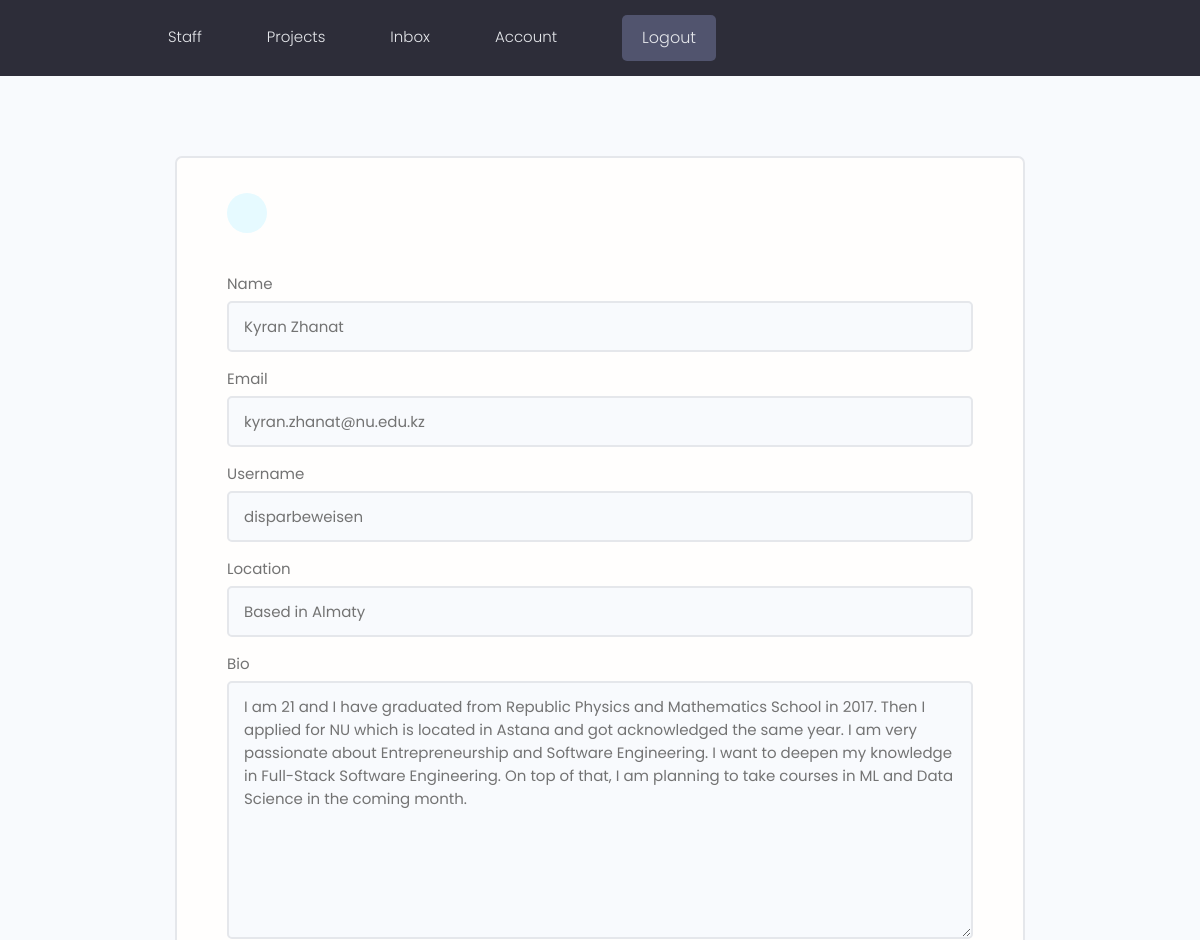
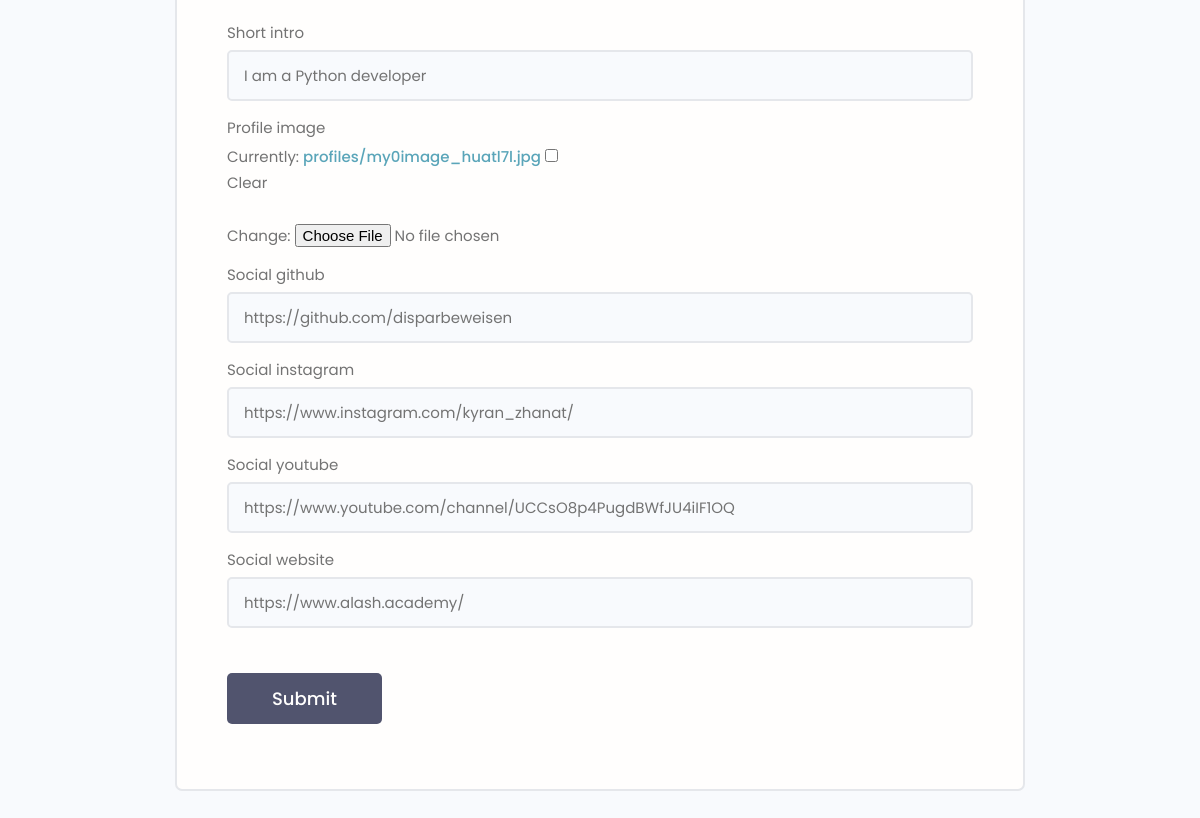
The app's page /edit-account/ (signed in) with its own data (2 pictures, top to bottom).
### users/models.py (models this page shows, shortened)
class Profile(models.Model):
    user = models.OneToOneField(
        User, on_delete=models.CASCADE, null=True, blank=True)
    name = models.CharField(max_length=200, blank=True, null=True)
    email = models.EmailField(max_length=500, blank=True, null=True)
    username = models.CharField(max_length=200, blank=True, null=True)
    location = models.CharField(max_length=200, blank=True, null=True)
    short_intro = models.CharField(max_length=200, blank=True, null=True)
    bio = models.TextField(blank=True, null=True)
    profile_image = models.ImageField(
        null=True, blank=True, upload_to='profiles/', default="profiles/user-default.png")
    social_github = models.CharField(max_length=200, blank=True, null=True)
    social_instagram = models.CharField(max_length=200, blank=True, null=True)
    social_youtube = models.CharField(max_length=200, blank=True, null=True)
    social_website = models.CharField(max_length=200, blank=True, null=True)
    created = models.DateTimeField(auto_now_add=True)
    id = models.UUIDField(default=uuid.uuid4, unique=True,
                          primary_key=True, editable=False)
    class Meta:
        ordering = ['created']

### users/views.py (the view)
# urls.py: path('edit-account/', views.editAccount, name="edit-account"),
@login_required(login_url='login')
def editAccount(request):
    profile = request.user.profile
    form = ProfileForm(instance=profile)
    if request.method == 'POST':
        form = ProfileForm(request.POST, request.FILES, instance=profile)
        if form.is_valid():
            form.save()
            return redirect('account')
    context = {'form': form}
    return render(request, 'users/profile_form.html', context)

### users/forms.py
class ProfileForm(ModelForm):
    class Meta:
        model = Profile
        fields = ['name', 'email', 'username',
                  'location', 'bio', 'short_intro', 'profile_image',
                  'social_github', 'social_instagram',
                  'social_youtube', 'social_website']
    def __init__(self, *args, **kwargs):
        super(ProfileForm, self).__init__(*args, **kwargs)
        for name, field in self.fields.items():
            field.widget.attrs.update({'class': 'input'})

### users/templates/users/profile_form.html (shortened to what this page needs)
{% extends 'main.html' %}
{% block content %}
<main class="formPage my-xl">
    <div class="content-box">
        <div class="formWrapper">
            <a class="backButton" href="{% url 'account' %}"></a>
            <br>
            <form class="form" method="POST" action="{% url 'edit-account' %}" enctype="multipart/form-data">
                {% for field in form %}
                <div class="form__field">
                    <label for="formInput#text">{{field.label}}</label>
                    {{field}}
                </div>
                {% endfor %}
                <input class="btn btn--sub btn--lg  my-md" type="submit" value="Submit" />
            </form>
        </div>
    </div>
</main>
{% endblock content %}

### static/styles/app.css (style rules this page uses)
:root { --color-sub: #2d2d39; }
.btn--sub { background-color: var(--color-sub-light); }
.content-box { width: 95%; max-width: 85rem; margin: 0 auto; }
.backButton { background: var(--color-main-light); color: var(--color-main); width: 4rem; height: 4rem; display: flex; align-items: center; justify-content: center; border-radius: 50%; }
.formPage .formWrapper { list-style: none; background: var(--color-white); padding: 3.5rem 5rem; border: 2px solid var(--color-light); border-radius: 0.7rem; }

### static/uikit/styles/modules/_variables.css (style rules this page uses)
:root { --color-main: #5aa5b9; --color-main-light: #e6faff; --color-sub: #3f4156; --color-sub-light: #51546e; --color-sub-lighter: #ededfd; --color-text: #737373; --color-gray: #8b8b8b; --color-light: #e5e7eb; --color-light-gray: #767676; --color-bg: #f8fafd; --color-white: #fffefd; --color-white-light: #f3f3f3; --color-success: #359e64; --color-success-bg: #def8e8; --color-error: #fc4b0b; --color-error-bg: #fff2ee; --font-base: 'Poppins', arial, helvetica, 'Segoe UI', roboto, ubuntu, sans-serif; --font-monospace: 'Fira Code', 'Courier New', courier, monospace; --font-regular: 300; --font-medium: 500; --font-bold: 700; --generic-shadow: 1px 1px 5px #00000010; --generic-transition: all 0.3s ease-in-out; }

### static/uikit/styles/modules/_base.css (style rules this page uses)
* { margin: 0; padding: 0; box-sizing: border-box; text-rendering: optimizeLegibility; color: inherit; font-size: inherit; }
html { font-size: 50%; }
@media only screen and (min-width: 480px) { html { font-size: 56.25%; } }
@media only screen and (min-width: 1200px) { html { font-size: 62.5%; } }
body { line-height: 1.6; font-weight: 400; font-size: 1.5rem; color: var(--color-text); background-color: var(--color-bg); min-height: 100vh; }

### static/uikit/styles/modules/_typography.css (style rules this page uses)
* { font-family: var(--font-base); }
a { padding-bottom: 2px; text-decoration: none; display: inline-block; color: var(--color-main); font-weight: var(--font-medium); }

### static/uikit/styles/modules/_utilities.css (style rules this page uses)
.my-md { margin: 3rem auto; }
.my-xl { margin: 8rem auto; }

### static/uikit/styles/modules/_button.css (style rules this page uses)
.btn { display: inline-block; position: relative; cursor: pointer; background-color: var(--color-light); font-weight: var(--font-medium); color: var(--color-sub); text-decoration: none; padding: 1rem 2rem; border-radius: 0.5rem; border: none; width: -webkit-fit-content; width: -moz-fit-content; width: fit-content; height: -webkit-fit-content; height: -moz-fit-content; height: fit-content; font-size: 1.6rem; outline-width: 0; outline-color: transparent; -webkit-backface-visibility: hidden; backface-visibility: hidden; transition: all 0.3s ease-in-out; }
.btn--sub { background-color: var(--color-sub); color: var(--color-white); }
.btn--lg { font-size: 1.8rem; padding: 1.2rem 4.5rem; }

### static/uikit/styles/modules/_form.css (style rules this page uses)
.form { display: block; }
.form__field { margin-top: 1.5rem; margin-bottom: 1.5rem; }
.form__label, .form__field > label { display: block; margin-bottom: 0.5rem; color: var(--color-text); }
input.input[type='text'], input.input[type='email'], input.input[type='password'], input.input[type='number'], select.input, textarea.input { min-width: 24rem; width: 100%; padding: 1.2rem 1.5rem; border-radius: 0.5rem; border: 2px solid var(--color-light); transition: all 0.3s ease-in-out; background-color: var(--color-bg); }

### records on screen
Profile: form "Kyran Zhanat" "kyran.zhanat@nu.edu.kz" "disparbeweisen" "Based in Almaty" "I am 21 and I have graduated from Republic Physics and Mathematics School in 2017. Then I applied for NU which is located in Astana and got acknowledged the same year. I am very passionate about Entrepreneurship and Software Engineering. I want to deepen my knowledge in Full-Stack Software Engineering. On top of that, I am planning to take courses in ML and Data Science in the coming month." "I am a Python developer" "https://github.com/disparbeweisen" "https://www.instagram.com/kyran_zhanat/" "https://www.youtube.com/channel/UCCsO8p4PugdBWfJU4iIF1OQ" "https://www.alash.academy/"

### other values on screen
{{ field.label }} "Name" "Email" "Username" "Location" "Bio" "Short intro" "Profile image" "Social github" "Social instagram" "Social youtube" "Social website"
